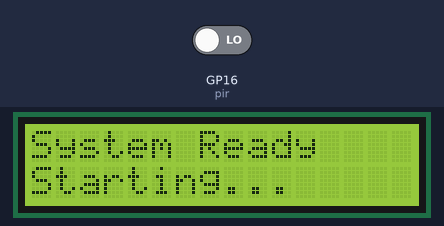
Bench run of a program on a simulated Raspberry Pi Pico running MicroPython. Parts: 16×2 character LCD. Inputs (shaded band) come from the test bench; at power-on: GP16 (pir) LOW. What the program prints to the serial console is not drawn.

Above: at 2.1 s.
At 5.2 s:
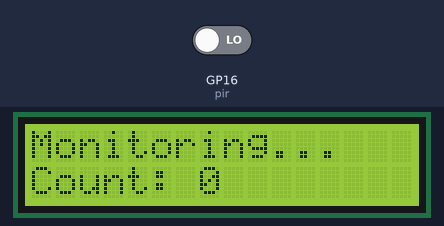
5.3 s: GP16 (pir) driven HIGH
At 5.6 s:
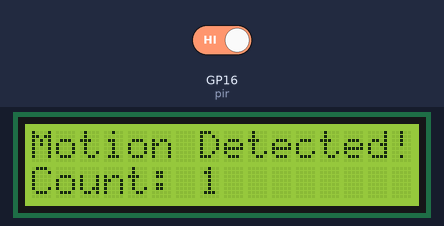
8.3 s: GP16 (pir) driven LOW
At 9.8 s:
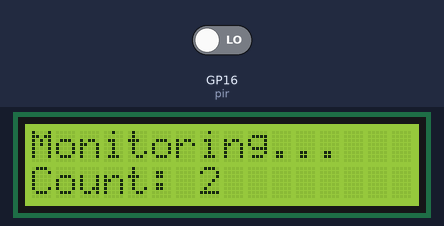
10.8 s: GP16 (pir) driven HIGH
At 11.3 s:
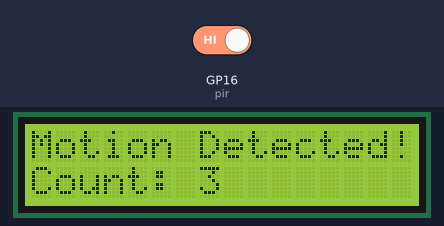
Timing chart, 0 to 13.8 s (numbered marks = the images above; inputs shaded):
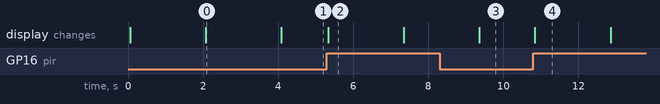

Measured:
- after the input at 5.3 s, the display: changes at once (image 2)
- after the input at 8.3 s, the display: changes after 1.1 s (image 3)
- after the input at 10.8 s, the display: changes at once (image 4)
- what the display in image 0 shows lasts 2.0 s, from 2.1 s to 4.1 s

The program:

6.4_counting_device.py
```python
from lcd1602 import LCD
from machine import I2C, Pin
import utime as time

pir = Pin(16, Pin.IN)
i2c = I2C(1, sda=Pin(6), scl=Pin(7), freq=400000)
lcd = LCD(i2c)

motion_count = 0
last_detection_time = 0

def display_status(motion_detected, count):
    lcd.clear()
    if motion_detected:
        lcd.message("Motion Detected!\nCount: {}".format(count))
    else:
        lcd.message("Monitoring...\nCount: {}".format(count))

# 主循环
print("PIR Sensor initializing...")
time.sleep(2)  # 等待 PIR 传感器稳定
lcd.message("System Ready\nStarting...")
time.sleep(2)

while True:
    try:
        current_time = time.ticks_ms()

        if pir.value() == 1:  # 检测到移动
            # 检查是否是新的移动（与上次检测间隔至少2秒）
            if time.ticks_diff(current_time, last_detection_time) > 2000:
                motion_count += 1
                last_detection_time = current_time
                display_status(True, motion_count)
                print("Motion detected! Count:", motion_count)
                time.sleep(1)
        else:
            # 没有检测到移动
            if time.ticks_diff(current_time, last_detection_time) > 2000:
                display_status(False, motion_count)

        time.sleep_ms(100)  # 短暂延时，避免过于频繁的检测

    except Exception as e:
        print("Error:", e)
        lcd.clear()
        lcd.message("Error occurred\nRestarting...")
        time.sleep(2)
        continue
```
